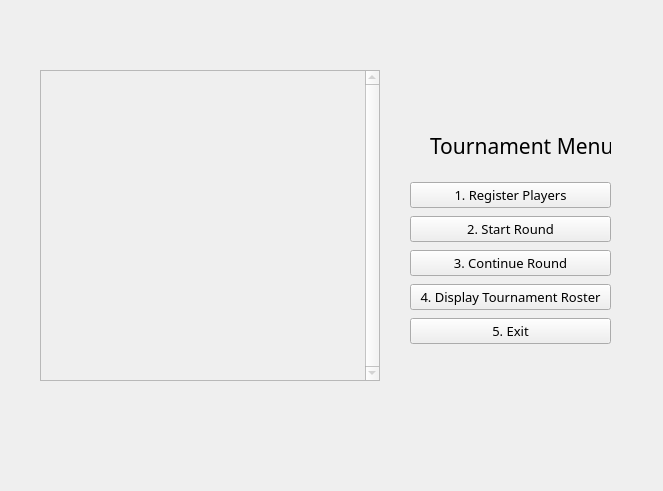
<?xml version="1.0" encoding="UTF-8"?>
<ui version="4.0">
 <class>TournamentMenu</class>
 <widget class="QWidget" name="TournamentMenu">
  <property name="geometry">
   <rect>
    <x>0</x>
    <y>0</y>
    <width>663</width>
    <height>491</height>
   </rect>
  </property>
  <property name="windowTitle">
   <string>Form</string>
  </property>
  <widget class="QTextEdit" name="textEdit">
   <property name="enabled">
    <bool>false</bool>
   </property>
   <property name="geometry">
    <rect>
     <x>40</x>
     <y>70</y>
     <width>340</width>
     <height>311</height>
    </rect>
   </property>
   <property name="autoFillBackground">
    <bool>true</bool>
   </property>
   <property name="verticalScrollBarPolicy">
    <enum>Qt::ScrollBarAlwaysOn</enum>
   </property>
   <property name="horizontalScrollBarPolicy">
    <enum>Qt::ScrollBarAlwaysOff</enum>
   </property>
   <property name="html">
    <string>&lt;!DOCTYPE HTML PUBLIC &quot;-//W3C//DTD HTML 4.0//EN&quot; &quot;http://www.w3.org/TR/REC-html40/strict.dtd&quot;&gt;
&lt;html&gt;&lt;head&gt;&lt;meta name=&quot;qrichtext&quot; content=&quot;1&quot; /&gt;&lt;style type=&quot;text/css&quot;&gt;
p, li { white-space: pre-wrap; }
&lt;/style&gt;&lt;/head&gt;&lt;body style=&quot; font-family:'MS Shell Dlg 2'; font-size:8.25pt; font-weight:400; font-style:normal;&quot;&gt;
&lt;p style=&quot; margin-top:0px; margin-bottom:0px; margin-left:0px; margin-right:0px; -qt-block-indent:0; text-indent:0px;&quot;&gt;&lt;img src=&quot;:/new/prefix1/Jackbox Logo.png&quot; /&gt;&lt;/p&gt;&lt;/body&gt;&lt;/html&gt;</string>
   </property>
  </widget>
  <widget class="QWidget" name="verticalLayoutWidget">
   <property name="geometry">
    <rect>
     <x>410</x>
     <y>180</y>
     <width>201</width>
     <height>171</height>
    </rect>
   </property>
   <layout class="QVBoxLayout" name="verticalLayout">
    <item>
     <widget class="QPushButton" name="registerButton">
      <property name="font">
       <font>
        <family>Bahnschrift SemiLight</family>
        <pointsize>10</pointsize>
       </font>
      </property>
      <property name="text">
       <string>1. Register Players</string>
      </property>
     </widget>
    </item>
    <item>
     <widget class="QPushButton" name="startButton">
      <property name="font">
       <font>
        <family>Bahnschrift SemiLight</family>
        <pointsize>10</pointsize>
       </font>
      </property>
      <property name="text">
       <string>2. Start Round</string>
      </property>
     </widget>
    </item>
    <item>
     <widget class="QPushButton" name="continueButton">
      <property name="font">
       <font>
        <family>Bahnschrift SemiLight</family>
        <pointsize>10</pointsize>
       </font>
      </property>
      <property name="text">
       <string>3. Continue Round</string>
      </property>
     </widget>
    </item>
    <item>
     <widget class="QPushButton" name="printPlayersButton">
      <property name="font">
       <font>
        <family>Bahnschrift SemiLight</family>
        <pointsize>10</pointsize>
       </font>
      </property>
      <property name="text">
       <string>4. Display Tournament Roster</string>
      </property>
     </widget>
    </item>
    <item>
     <widget class="QPushButton" name="exitButton">
      <property name="font">
       <font>
        <family>Bahnschrift SemiLight</family>
        <pointsize>10</pointsize>
       </font>
      </property>
      <property name="text">
       <string>5. Exit</string>
      </property>
     </widget>
    </item>
   </layout>
  </widget>
  <widget class="QLabel" name="label">
   <property name="geometry">
    <rect>
     <x>430</x>
     <y>120</y>
     <width>181</width>
     <height>51</height>
    </rect>
   </property>
   <property name="font">
    <font>
     <family>Bahnschrift</family>
     <pointsize>16</pointsize>
     <weight>50</weight>
     <bold>false</bold>
    </font>
   </property>
   <property name="text">
    <string>Tournament Menu</string>
   </property>
  </widget>
 </widget>
 <resources/>
 <connections/>
</ui>
